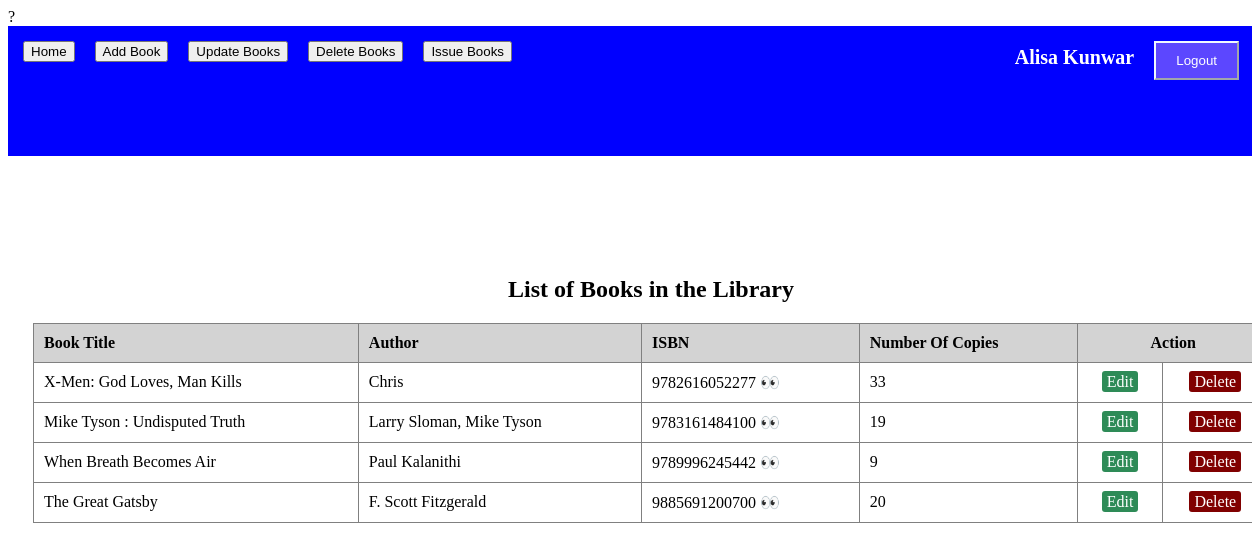
The page /librarian/book/view.php (signed in) on the database its author committed.
### tables this page shows
CREATE TABLE Book(
isbn VARCHAR(15) UNIQUE NOT NULL,
title TEXT,
author VARCHAR(30) NOT NULL,
copies INT NOT NULL
);

### librarian/book/view.php (the view, shortened to what this page needs)
<?php
require "../../database_conn.php";
  $results = mysqli_query($con, "SELECT * FROM Book") or die; ?>
<!DOCTYPE html>
<html>
  <head>
    <link rel="stylesheet" type="text/css" href="../../css/footerheader.css" />
    <link rel="stylesheet" type="text/css" href="../css/dashboard.css" />
    <link rel="stylesheet" type="text/css" href="css/view.css" />
  </head>
  <body>
    <header class="header">
  <nav>
    <a href="../index.php" class="nav-list"><button>Home</button></a>
    <a href="add.php" class="nav-list"><button>Add Book</button></a>
    <a href="update.php" class="nav-list"><button>Update Books</button></a>
    <a href="delete.php" class="nav-list"><button>Delete Books</button></a>
    <a href="issuse.php" class="nav-list"><button>Issue Books</button></a>
  </nav>
  <div style="display: flex;">
        <p id="account"><b><?php echo $_SESSION["name"]; ?></b></p>
        <a href="../../logout.php" ><button id="logout">Logout</button></a>
        </div>
</header>
    <main id="main">
    <h2 id="view">List of Books in the Library</h2>
      <table>
      <thead>
        <tr>
          <th>Book Title</th>
          <th>Author</th>
          <th>ISBN</th>
          <th>Number Of Copies</th>
          <th colspan="2" style=" text-align:center;">Action</th>
        </tr>
</thead>
        <?php while ($row = mysqli_fetch_array($results)) { ?>
        <tr>
          <td><?php echo $row['title']; ?></td>
          <td><?php echo $row['author']; ?></td>
          <td><?php echo $row['isbn'];?>
          <a href="../member/show.php?isbn=<?php echo $row['isbn']; ?>" id="eye"> &#x1F440;</a></td>
          <td><?php echo $row['copies']; ?></td>
          <td style=" text-align:center;">
				<a href="update.php?isbn=<?php echo $row['isbn']; ?>" class="edit_btn" >Edit</a>
			</td>
			<td style=" text-align:center;">
				<a href="delete.php?isbn=<?php echo $row['isbn']; ?>" class="del_btn">Delete</a>
			</td>
        </tr>
	<?php } ?>
        </table>
    </main>
  </body>
</html>

### css/footerheader.css (style rules this page uses)
.header { text-align: left; padding: 15px; background-color:blue ; color: white; position:sticky; top: 0; width: 100%; font-size: 20px; font-weight: bold; margin-bottom:0; }
a { color:blue; text-decoration: none; }
#logout { margin-right: 20px; }

### librarian/css/dashboard.css (style rules this page uses)
#logout { background-color: rgb(92, 71, 255); color: white; padding: 10px 20px; text-decoration: none; border-color: aliceblue; }
#account { margin-top: 5px; margin-right: 20px; }
header { background-color:blue; display: flex; justify-content: space-between; padding: 2px; color:white; height:100px; }
button { cursor: pointer; }

### librarian/book/css/view.css (style rules this page uses)
table { width:100%; border-collapse: collapse; }
th, td { border: 1px solid gray; padding: 10px; text-align: left; }
th { background-color: lightgray; }
nav { display: flex; }
.nav-list { margin-right: 20px; color:white; }
#main { justify-content: center; align-items: center; padding-left: 25px; padding-right: 25px; padding-top: 100px; height: 100% ; width:100% }
#view { text-align: center; }
.edit_btn { text-decoration: none; padding: 2px 5px; background: #2E8B57; color: white; border-radius: 3px; }
.del_btn { text-decoration: none; padding: 2px 5px; color: white; border-radius: 3px; background: #800000; }
td { position: relative; }

### rows shown on the page
book: title "X-Men: God Loves, Man Kills", author "Chris", isbn "9782616052277", copies "33"
book: title "Mike Tyson : Undisputed Truth", author "Larry Sloman, Mike Tyson", isbn "9783161484100", copies "19"
book: title "When Breath Becomes Air", author "Paul Kalanithi", isbn "9789996245442", copies "9"
book: title "The Great Gatsby", author "F. Scott Fitzgerald", isbn "9885691200700", copies "20"

### other values the page prints
$_SESSION["name"] "Alisa Kunwar"
